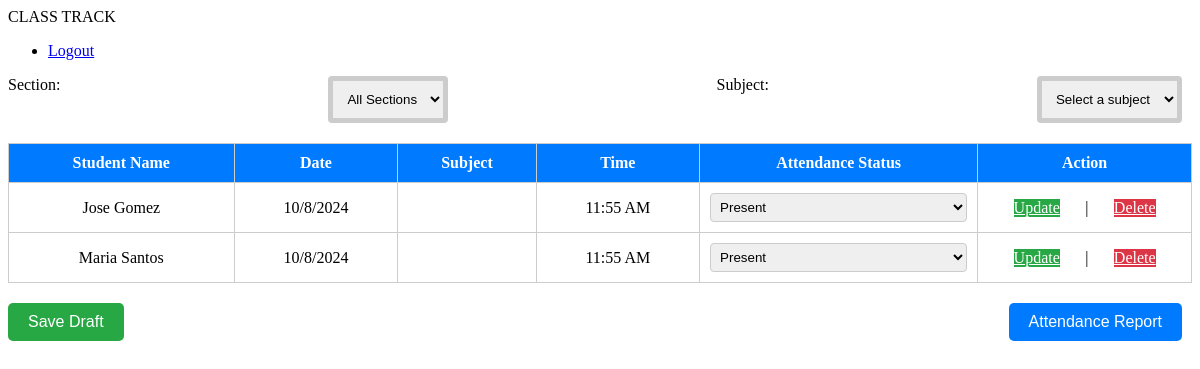
/studentdata.php, run on the app's committed database.
### tables this page shows
CREATE TABLE `attendance` (
  `id` int(11) NOT NULL,
  `student_id` int(11) DEFAULT NULL,
  `date` date DEFAULT NULL,
  `subject_id` int(11) DEFAULT NULL,
  `time` time DEFAULT NULL,
  `attendance_status` enum('Present','Absent','Late') DEFAULT NULL,
  `section` varchar(255) DEFAULT NULL
);

CREATE TABLE `students` (
  `id` int(11) NOT NULL,
  `student_name` varchar(100) DEFAULT NULL,
  `section` varchar(50) DEFAULT NULL,
  `guardian_email` varchar(100) DEFAULT NULL,
  `guardian_phone` varchar(15) DEFAULT NULL
);

### studentdata.php (the view, shortened to what this page needs)
<?php
require_once("dbConnection.php");
$query = "
    SELECT s.id, s.student_name, a.date, sub.subject_name AS subject, a.time, a.attendance_status
    FROM students s
    LEFT JOIN attendance a ON s.id = a.student_id
    LEFT JOIN subjects sub ON a.subject_id = sub.id
";
$query .= " ORDER BY s.id DESC";
$stmt = mysqli_prepare($conn, $query);
mysqli_stmt_execute($stmt);
$result = mysqli_stmt_get_result($stmt);
$output = '';
if (mysqli_num_rows($result) == 0) {
    $output = "<tr><td colspan='6'>No students found for the selected filters.</td></tr>";
} else {
    while ($row = mysqli_fetch_assoc($result)) {
        $formattedTime = !empty($row['time']) ? date('H:i:s', strtotime($row['time'])) : '';
        $output .= "<tr>";
        $output .= "<td>" . htmlspecialchars($row['student_name']) . "</td>";
        $output .= "<td class='date'>" . htmlspecialchars($row['date']) . "</td>";
        $output .= "<td class='subject'>" . htmlspecialchars($row['subject']) . "</td>";
        $output .= "<td class='time'>" . htmlspecialchars($formattedTime) . "</td>";
        $output .= "<td>
                        <select class='attendance-status' data-student-id='" . $row['id'] . "'>
                            <option value=''>Select</option>
                            <option value='Present' " . ($row['attendance_status'] == 'Present' ? 'selected' : '') . ">Present</option>
                            <option value='Absent' " . ($row['attendance_status'] == 'Absent' ? 'selected' : '') . ">Absent</option>
                            <option value='Late' " . ($row['attendance_status'] == 'Late' ? 'selected' : '') . ">Late</option>
                        </select>
                    </td>";
        $output .= "<td>
                        <div class='btn-container'>
                            <a class='update-btn' href='updatestudent.php?id=" . $row['id'] . "'>Update</a> |
                            <a class='delete-btn' href='delete.php?id=" . $row['id'] . "' onClick=\"return confirm('Are you sure you want to delete?')\">Delete</a>
                        </div>
                    </td>";
        $output .= "</tr>";
    }
}
?>
<!DOCTYPE html>
<html lang="en">
<head>
    <link rel="stylesheet" href="css/studentdata.css">
    <link rel="stylesheet" href="https://unicons.iconscout.com/release/v4.0.0/css/line.css">
</head>
<body>
<nav>
    <div class="logo-name">
        <span class="logo_name">CLASS TRACK</span>
    </div>
    <div class="menu-items">
        <ul class="logout-mode">
            <li><a href="login.php"><i class="uil uil-signout"></i><span class="link-name">Logout</span></a></li>
        </ul>
    </div>
</nav>
<section class="dashboard">
    <div class="container">
        <form method="POST" id="filters-form" class="controls">
            <label for="section">Section:</label>
            <select name="section" id="section">
                <option value="">All Sections</option>
            </select>
            <label for="subject">Subject:</label>
            <select name="subject" id="subject">
                <option value="">Select a subject</option>
                </select>
        </form>
        <table>
            <thead>
                <tr>
                    <th>Student Name</th>
                    <th>Date</th>
                    <th>Subject</th>
                    <th>Time</th>
                    <th>Attendance Status</th>
                    <th>Action</th>
                </tr>
            </thead>
            <tbody id="student-table-body">
                <?= $output ?>
            </tbody>
        </table>
        <div class="actions-container">
            <button class="save-draft" onclick="window.location.href='savedraft.php';">Save Draft</button>
            <form method="POST" action="attendancereport.php">
                <button type="submit" class="attendance-report">Attendance Report</button>
            </form>
        </div>
    </div>
</section>
</body>
</html>

### css/studentdata.css (style rules this page uses)
.controls, .actions { display: flex; justify-content: space-between; margin-bottom: 20px; }
label, select, button { margin-right: 10px; }
select, button { padding: 10px; border: 5px solid #ccc; border-radius: 4px; }
button { padding: 10px 20px; background-color: var(--primary-color); color: white; border: none; cursor: pointer; border-radius: 5px; margin-right: 10px; transition: background-color 0.3s ease; }
table { width: 100%; border-collapse: collapse; margin-bottom: 20px; margin-top: 20px; }
table, th, td { border: 1px solid #ccc; padding: 10px; text-align: center; }
th { background-color: #007bff; color: white; }
td select { width: 100%; padding: 5px; border: 1px solid #ccc; border-radius: 4px; }
td .btn-container { display: flex; justify-content: space-evenly; }
td .btn-container .update-btn { background-color: #28a745; color: white; }
td .btn-container .delete-btn { background-color: #dc3545; color: white; }
.actions-container { margin-top: 20px; display: flex; justify-content: space-between; gap: 10px; }
.save-draft, .attendance-report { padding: 10px 20px; background-color: #28a745; color: white; border: none; cursor: pointer; border-radius: 5px; font-size: 16px; text-align: center; }
.attendance-report { background-color: #007bff; }

### data on the page
attendance: student.student_name "Jose Gomez", attendance_status+student "Present"
attendance: student.student_name "Maria Santos", attendance_status+student "Present"
